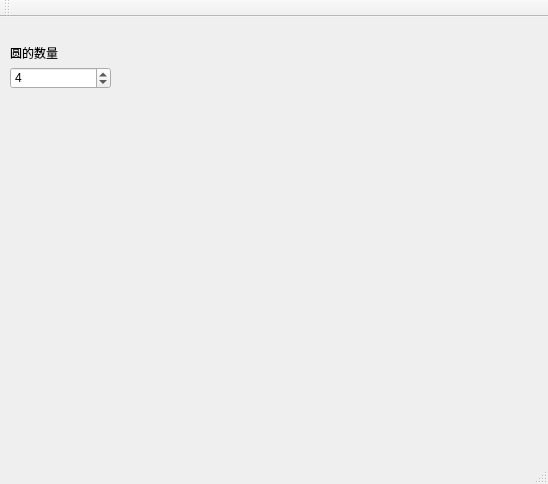
<?xml version="1.0" encoding="UTF-8"?>
<ui version="4.0">
 <class>MainWindow</class>
 <widget class="QMainWindow" name="MainWindow">
  <property name="geometry">
   <rect>
    <x>0</x>
    <y>0</y>
    <width>548</width>
    <height>484</height>
   </rect>
  </property>
  <property name="windowTitle">
   <string>MainWindow</string>
  </property>
  <widget class="QWidget" name="centralWidget">
   <widget class="QSpinBox" name="spinBox">
    <property name="geometry">
     <rect>
      <x>10</x>
      <y>50</y>
      <width>101</width>
      <height>22</height>
     </rect>
    </property>
    <property name="minimum">
     <number>1</number>
    </property>
    <property name="maximum">
     <number>50</number>
    </property>
    <property name="value">
     <number>4</number>
    </property>
   </widget>
   <widget class="QLabel" name="label">
    <property name="geometry">
     <rect>
      <x>10</x>
      <y>30</y>
      <width>54</width>
      <height>12</height>
     </rect>
    </property>
    <property name="text">
     <string>圆的数量</string>
    </property>
   </widget>
   <widget class="QWidget" name="verticalLayoutWidget">
    <property name="geometry">
     <rect>
      <x>120</x>
      <y>30</y>
      <width>221</width>
      <height>211</height>
     </rect>
    </property>
    <layout class="QVBoxLayout" name="verticalLayout"/>
   </widget>
  </widget>
  <widget class="QMenuBar" name="menuBar">
   <property name="geometry">
    <rect>
     <x>0</x>
     <y>0</y>
     <width>548</width>
     <height>23</height>
    </rect>
   </property>
  </widget>
  <widget class="QToolBar" name="mainToolBar">
   <attribute name="toolBarArea">
    <enum>TopToolBarArea</enum>
   </attribute>
   <attribute name="toolBarBreak">
    <bool>false</bool>
   </attribute>
  </widget>
  <widget class="QStatusBar" name="statusBar"/>
 </widget>
 <layoutdefault spacing="6" margin="11"/>
 <resources/>
 <connections/>
</ui>
